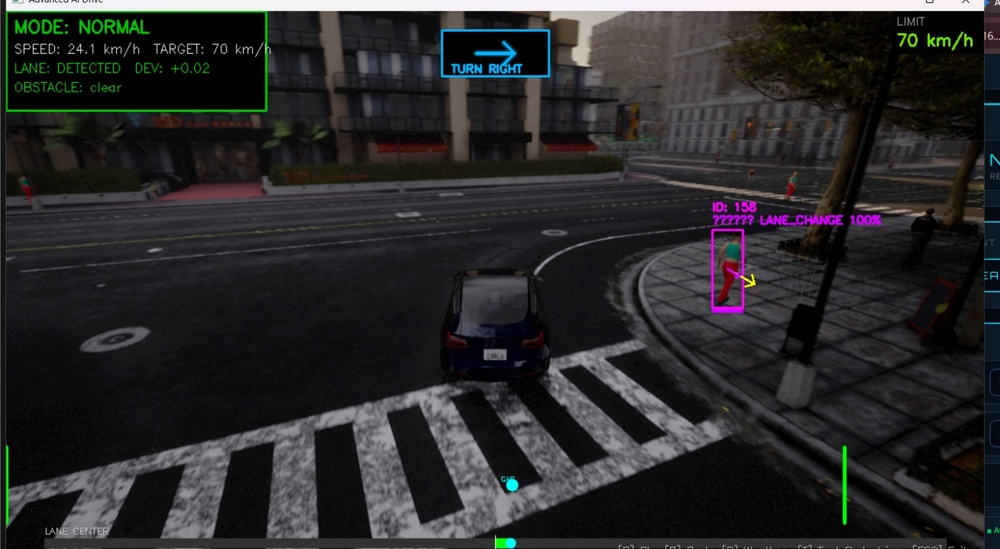
#> input picture images/1.jpeg, 1000 x 549 px, shrunk from 1600 x 878 before the run
$ python -i lane_detection.py   (imports and definitions only)
#> lines starting #> are read from the running program, lines starting #| are printed output that depends on the picture; after the words box and inside, x2 and y2 are one past the last pixel; in counts of white or black regions, pixels touching at a corner belong together
#> further down, picture is the input picture: shape (549, 1000, 3); mean B, G, R 42.9, 41.7, 42.3
"""
Lane Detection Module
"""

import cv2
import numpy as np

class LaneDetector:
    def __init__(self):
        self.lane_center = 0.5

    def detect(self, image):
        """Detect lane lines and return center position"""
        h, w = image.shape[:2]
#> h = 549; w = 1000

        # Region of interest (bottom half)
        roi = image[h//2:h, :]
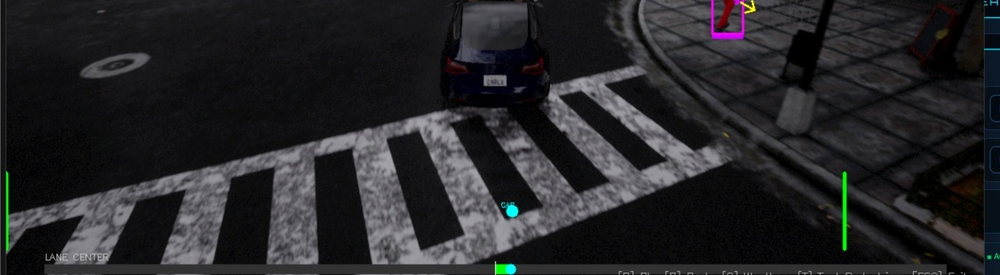
#> roi: shape (275, 1000, 3); mean B, G, R 40.8, 38.2, 38.3

        # Convert to HSV
        hsv = cv2.cvtColor(roi, cv2.COLOR_BGR2HSV)
#> hsv: shape (275, 1000, 3); mean H, S, V 95.3, 35, 41.8

        # White lane detection
        lower_white = np.array([0, 0, 200])
        upper_white = np.array([180, 30, 255])
        white_mask = cv2.inRange(hsv, lower_white, upper_white)
#> white_mask: shape (275, 1000); every value is 0

        # Yellow lane detection
        lower_yellow = np.array([15, 100, 100])
        upper_yellow = np.array([35, 255, 255])
        yellow_mask = cv2.inRange(hsv, lower_yellow, upper_yellow)
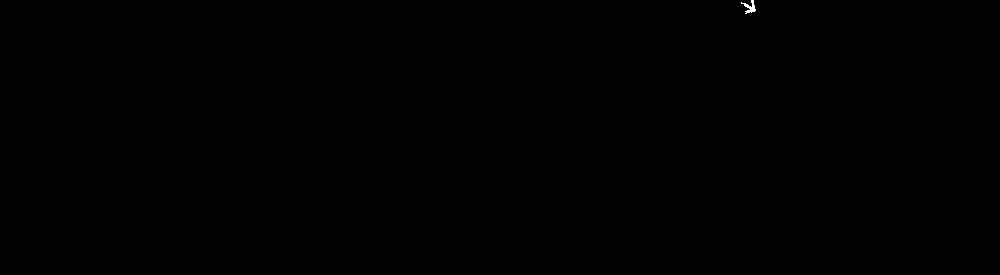
#> yellow_mask: shape (275, 1000); 0.03% white; 1 white region, box (x1, y1, x2, y2) and area: (741, 0, 756, 14) 86

        # Combine masks
        lane_mask = cv2.bitwise_or(white_mask, yellow_mask)

        # Edge detection
        edges = cv2.Canny(lane_mask, 50, 150)
#> edges: shape (275, 1000); 0.02% white in thin lines or dots, all inside (x1, y1, x2, y2) = (740, 0, 756, 14)

        # Histogram
        histogram = np.sum(edges[edges.shape[0]//2:, :], axis=0)
#> histogram = 1000 values from 0 to 0

        if np.max(histogram) > 50:
            midpoint = len(histogram) // 2
            left_peak = np.argmax(histogram[:midpoint])
            right_peak = np.argmax(histogram[midpoint:]) + midpoint

            left_pos = left_peak / len(histogram)
            right_pos = right_peak / len(histogram)
            center_pos = (left_pos + right_pos) / 2

            # Smooth update
            self.lane_center = self.lane_center * 0.8 + center_pos * 0.2

            return self.lane_center, True, left_pos, right_pos

        return self.lane_center, False, 0.3, 0.7

    def draw_lanes(self, image, left_pos, right_pos, center_pos, lane_detected):
        """Draw lane visualization on image"""
        h, w = image.shape[:2]

        if lane_detected:
            left_x = int(left_pos * w)
            right_x = int(right_pos * w)
            center_x = int(center_pos * w)

            # Draw lane lines
            cv2.line(image, (left_x, h-50), (left_x, h-150), (0, 255, 0), 3)
            cv2.line(image, (right_x, h-50), (right_x, h-150), (0, 255, 0), 3)

            # Draw center marker
            cv2.circle(image, (center_x, h-100), 8, (255, 255, 0), -1)
            cv2.putText(image, "CAR", (center_x-15, h-105),
                       cv2.FONT_HERSHEY_SIMPLEX, 0.3, (255, 255, 0), 1)

        return image

# [16 lines not run here, left out]

>>> import cv2
>>> picture = cv2.imread('images/1.jpeg')
>>> result = LaneDetector().detect(picture)
#> result = (0.5, False, 0.3, 0.7)
